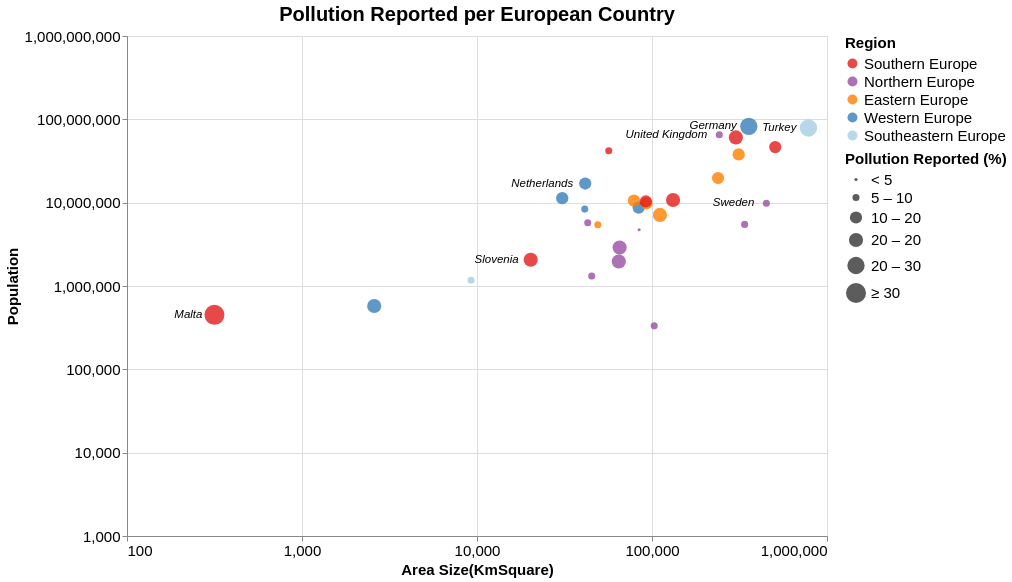

Describe this chart as a Vega-Lite specification.
### Vega-Lite specification from a JSON file in a GitHub repository (floating-point values rounded to 4 significant figures)
{"$schema": "https://vega.github.io/schema/vega-lite/v4.json", "width": 700, "height": 500, "title": {"text": "Pollution Reported per European Country", "fontSize": 20}, "data": {"values": [{"country": "Austria", "Size (kmSquare)": 83879, "Population": 8736668, "PercentageofreportedPollution": 10.7, "Region": "Western Europe", "LifeExpectancy": 81.8, "avg_high_temp": 54.2, "avg_low_temp": 37.4, "avg_precipitation": 39.3}, {"country": "Belgium", "Size (kmSquare)": 30689, "Population": 11331422, "PercentageofreportedPollution": 13.2, "Region": "Western Europe", "LifeExpectancy": 81.5, "avg_high_temp": 55.5, "avg_low_temp": 42, "avg_precipitation": 33.1}, {"country": "Bulgaria", "Size (kmSquare)": 110994, "Population": 7127822, "PercentageofreportedPollution": 15.1, "Region": "Eastern Europe", "LifeExpectancy": 74.9, "avg_high_temp": 59.3, "avg_low_temp": 43.4, "avg_precipitation": 24.7}, {"country": "Switzerland", "Size (kmSquare)": 41285, "Population": 8373338, "PercentageofreportedPollution": 8.9, "Region": "Western Europe", "LifeExpectancy": 83.7, "avg_high_temp": 62.3, "avg_low_temp": 48, "avg_precipitation": 41.1}, {"country": "Cyprus", "Size (kmSquare)": 9251, "Population": 1170187, "PercentageofreportedPollution": 9.2, "Region": "Southeastern Europe", "LifeExpectancy": 82.7, "avg_high_temp": 75.1, "avg_low_temp": 57.5, "avg_precipitation": 15.4}, {"country": "Czechia", "Size (kmSquare)": 78866, "Population": 10566332, "PercentageofreportedPollution": 13.5, "Region": "Eastern Europe", "LifeExpectancy": 79.1, "avg_high_temp": 51.4, "avg_low_temp": 37.3, "avg_precipitation": 27.4}, {"country": "Germany", "Size (kmSquare)": 357386, "Population": 82348669, "PercentageofreportedPollution": 23.2, "Region": "Western Europe", "LifeExpectancy": 81, "avg_high_temp": 51.4, "avg_low_temp": 41.6, "avg_precipitation": 23.9}, {"country": "Denmark", "Size (kmSquare)": 42933, "Population": 5728010, "PercentageofreportedPollution": 6.8, "Region": "Northern Europe", "LifeExpectancy": 80.9, "avg_high_temp": 48.4, "avg_low_temp": 35.9, "avg_precipitation": 25.6}, {"country": "Estonia", "Size (kmSquare)": 45227, "Population": 1315790, "PercentageofreportedPollution": 9.9, "Region": "Northern Europe", "LifeExpectancy": 78, "avg_high_temp": 43.9, "avg_low_temp": 31.3, "avg_precipitation": 21.9}, {"country": "Greece", "Size (kmSquare)": 131957, "Population": 10775971, "PercentageofreportedPollution": 19.6, "Region": "Southern Europe", "LifeExpectancy": 81.5, "avg_high_temp": 60.5, "avg_low_temp": 45.6, "avg_precipitation": 30.7}, {"country": "Spain", "Size (kmSquare)": 505990, "Population": 46440000, "PercentageofreportedPollution": 10.1, "Region": "Southern Europe", "LifeExpectancy": 83.5, "avg_high_temp": 54, "avg_low_temp": 40.5, "avg_precipitation": 29.4}, {"country": "Finland", "Size (kmSquare)": 338440, "Population": 5487000, "PercentageofreportedPollution": 7.2, "Region": "Northern Europe", "LifeExpectancy": 81.5, "avg_high_temp": 70.1, "avg_low_temp": 53.9, "avg_precipitation": 25.3}, {"country": "Croatia", "Size (kmSquare)": 56594, "Population": 41910000, "PercentageofreportedPollution": 7, "Region": "Southern Europe", "LifeExpectancy": 78.2, "avg_high_temp": 43.1, "avg_low_temp": 34.2, "avg_precipitation": 38.1}, {"country": "Hungary", "Size (kmSquare)": 93030, "Population": 9830000, "PercentageofreportedPollution": 12.8, "Region": "Eastern Europe", "LifeExpectancy": 76.2, "avg_high_temp": 55.2, "avg_low_temp": 44, "avg_precipitation": 40.8}, {"country": "Ireland", "Size (kmSquare)": 84421, "Population": 4726000, "PercentageofreportedPollution": 4.6, "Region": "Northern Europe", "LifeExpectancy": 81.8, "avg_high_temp": 63.8, "avg_low_temp": 49.1, "avg_precipitation": 30.4}, {"country": "Iceland", "Size (kmSquare)": 103000, "Population": 332529, "PercentageofreportedPollution": 7.9, "Region": "Northern Europe", "LifeExpectancy": 82.2, "avg_high_temp": 48.8, "avg_low_temp": 38.2, "avg_precipitation": 23.2}, {"country": "Italy", "Size (kmSquare)": 301338, "Population": 60670000, "PercentageofreportedPollution": 15.1, "Region": "Southern Europe", "LifeExpectancy": 83.4, "avg_high_temp": 49.6, "avg_low_temp": 36.9, "avg_precipitation": 26.3}, {"country": "Lithuania", "Size (kmSquare)": 65300, "Population": 2889000, "PercentageofreportedPollution": 15.6, "Region": "Northern Europe", "LifeExpectancy": 74.9, "avg_high_temp": 54.6, "avg_low_temp": 41.2, "avg_precipitation": 32.4}, {"country": "Luxembourg", "Size (kmSquare)": 2586, "Population": 576249, "PercentageofreportedPollution": 16.1, "Region": "Western Europe", "LifeExpectancy": 82.7, "avg_high_temp": 72.3, "avg_low_temp": 59.1, "avg_precipitation": 22}, {"country": "Latvia", "Size (kmSquare)": 64589, "Population": 1969000, "PercentageofreportedPollution": 17.2, "Region": "Northern Europe", "LifeExpectancy": 74.9, "avg_high_temp": 55.1, "avg_low_temp": 43.7, "avg_precipitation": 29.7}, {"country": "Malta", "Size (kmSquare)": 316, "Population": 450415, "PercentageofreportedPollution": 30.2, "Region": "Southern Europe", "LifeExpectancy": 82.6, "avg_high_temp": 44.1, "avg_low_temp": 33.8, "avg_precipitation": 44.2}, {"country": "Netherlands", "Size (kmSquare)": 41543, "Population": 16980000, "PercentageofreportedPollution": 13.2, "Region": "Western Europe", "LifeExpectancy": 81.7, "avg_high_temp": 56.2, "avg_low_temp": 33.8, "avg_precipitation": 24.6}, {"country": "Poland", "Size (kmSquare)": 312679, "Population": 37970000, "PercentageofreportedPollution": 11.4, "Region": "Eastern Europe", "LifeExpectancy": 78, "avg_high_temp": 57.1, "avg_low_temp": 41.1, "avg_precipitation": 24.7}, {"country": "Portugal", "Size (kmSquare)": 92212, "Population": 10340000, "PercentageofreportedPollution": 13.1, "Region": "Southern Europe", "LifeExpectancy": 81.3, "avg_high_temp": 53, "avg_low_temp": 36, "avg_precipitation": 26.2}, {"country": "Romania", "Size (kmSquare)": 238397, "Population": 19760000, "PercentageofreportedPollution": 14.5, "Region": "Eastern Europe", "LifeExpectancy": 75.3, "avg_high_temp": 53.8, "avg_low_temp": 38.7, "avg_precipitation": 49.1}, {"country": "Sweden", "Size (kmSquare)": 450295, "Population": 9851000, "PercentageofreportedPollution": 6.3, "Region": "Northern Europe", "LifeExpectancy": 82.4, "avg_high_temp": 69.3, "avg_low_temp": 52.3, "avg_precipitation": 21.7}, {"country": "Slovenia", "Size (kmSquare)": 20271, "Population": 2064000, "PercentageofreportedPollution": 15.9, "Region": "Southern Europe", "LifeExpectancy": 81.2, "avg_high_temp": 46.7, "avg_low_temp": 33.6, "avg_precipitation": 22.6}, {"country": "Slovakia", "Size (kmSquare)": 49035, "Population": 5426000, "PercentageofreportedPollution": 9.3, "Region": "Eastern Europe", "LifeExpectancy": 77.3, "avg_high_temp": 50.8, "avg_low_temp": 35.8, "avg_precipitation": 46.7}, {"country": "Turkey", "Size (kmSquare)": 783562, "Population": 78740000, "PercentageofreportedPollution": 24.5, "Region": "Southeastern Europe", "LifeExpectancy": 78.1, "avg_high_temp": 63.9, "avg_low_temp": 44.6, "avg_precipitation": 25.7}, {"country": "United Kingdom", "Size (kmSquare)": 242495, "Population": 65380000, "PercentageofreportedPollution": 9, "Region": "Northern Europe", "LifeExpectancy": 81.2, "avg_high_temp": 55.3, "avg_low_temp": 42.9, "avg_precipitation": 29.7}]}, "params": [{"name": "Population_Above", "value": 0, "bind": {"input": "range", "min": 0, "max": 30, "step": 5, "name": "Pollution Reported(%): "}}, {"name": "Continent_selection", "bind": {"input": "select", "options": [null, "Southern Europe", "Northern Europe", "Eastern Europe", "Western Europe", "Southeastern Europe"], "labels": ["Show All", "Southern Europe", "Northern Europe", "Eastern Europe", "Western Europe", "Southeastern Europe"], "name": "Region Selection: "}}], "transform": [{"filter": "Continent_selection == null || datum.Region == Continent_selection"}, {"filter": "datum.PercentageofreportedPollution > Population_Above"}], "encoding": {"x": {"field": "Size (kmSquare)", "type": "quantitative", "axis": {"title": " Area Size(KmSquare)", "tickCount": 4, "labelFontSize": 15, "titleFontSize": 15}, "scale": {"type": "log", "domain": [100, 1000000]}}, "y": {"field": "Population", "type": "quantitative", "axis": {"tickCount": 6, "labelFontSize": 15, "titleFontSize": 15}, "scale": {"type": "log", "domain": [1000, 1000000000]}}}, "layer": [{"selection": {"continent_highlight": {"type": "multi", "fields": ["Region"], "bind": "legend"}}, "mark": "circle", "encoding": {"x": {"field": "Size (kmSquare)", "type": "quantitative", "axis": {"title": " Area Size(KmSquare)", "tickCount": 4, "labelFontSize": 15, "titleFontSize": 15}, "scale": {"type": "log", "domain": [100, 1000000]}}, "y": {"field": "Population", "type": "quantitative", "axis": {"tickCount": 6, "labelFontSize": 15, "titleFontSize": 15}, "scale": {"type": "log", "domain": [1000, 1000000000]}}, "color": {"legend": {"title": "Region", "titleFontSize": 15, "labelFontSize": 15}, "field": "Region", "type": "nominal", "scale": {"domain": ["Southern Europe", "Northern Europe", "Eastern Europe", "Western Europe", "Southeastern Europe"], "range": ["#e41a1c", "#984ea3", "#ff7f00", "#377eb8", "#a6cee3"]}}, "opacity": {"condition": {"selection": "continent_highlight", "value": 0.8}, "value": 0.2}, "size": {"field": "PercentageofreportedPollution", "type": "quantitative", "scale": {"type": "threshold", "domain": [5, 10, 15, 20, 30], "range": [10, 50, 150, 200, 300, 400]}, "legend": {"format": ".1s", "title": "Pollution Reported (%)", "titleFontSize": 15, "labelFontSize": 15}}, "tooltip": [{"field": "country", "type": "nominal", "title": "Country"}, {"field": "Population", "type": "quantitative", "format": ","}, {"field": "LifeExpectancy", "type": "quantitative", "title": "Life Expectancy", "format": ","}, {"field": "PercentageofreportedPollution", "type": "quantitative", "title": " Pollution Reported(%)", "format": ","}, {"field": "avg_high_temp", "type": "quantitative", "title": "Average High Temperature(°C)", "format": ".2f"}, {"field": "avg_low_temp", "type": "quantitative", "title": "Average Low Temperature(°C)", "format": ".2f"}]}}, {"mark": {"type": "text", "align": "right", "baseline": "middle", "dx": -12, "fontSize": 11.5, "fontStyle": "italic"}, "encoding": {"text": {"field": "country", "type": "nominal"}, "color": {"value": "black"}, "opacity": {"condition": {"test": "datum['country'] == 'Slovenia' || datum['country'] == 'Sweden' || datum['country'] == 'United Kingdom' || datum['country'] == 'Germany' || datum['country'] == 'Netherlands' || datum['country'] == 'Malta' ||  datum['country'] == 'Turkey'", "value": 1}, "value": 0}}}], "config": {}}
